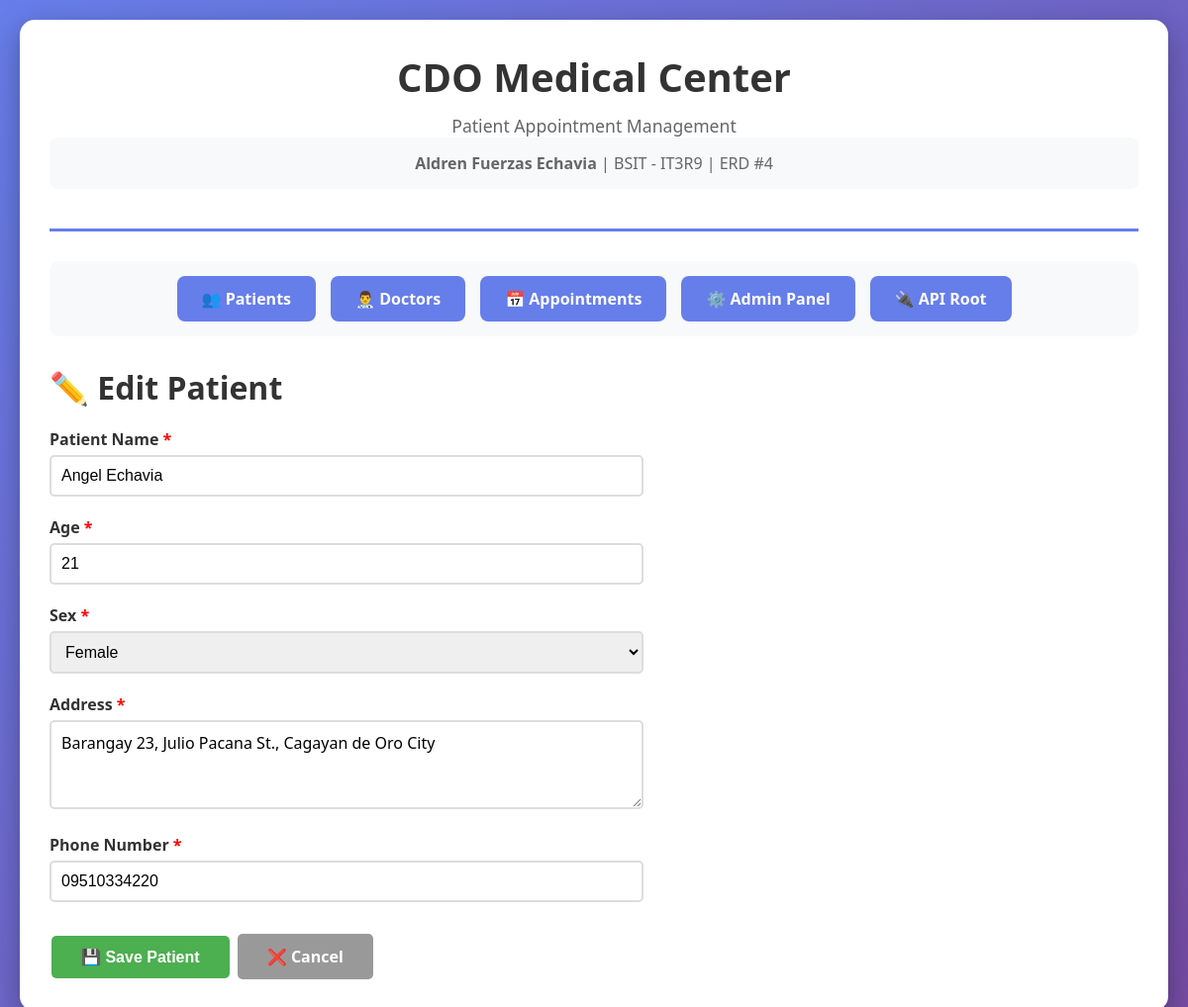
Page /patients/1/edit/ on the committed database.
### appointments/models.py (models this page shows, shortened)
class Patient(models.Model):
    patient_id = models.AutoField(primary_key=True)
    patient_name = models.CharField(max_length=200)
    age = models.IntegerField()
    sex = models.CharField(max_length=10)
    address = models.CharField(max_length=300)
    phone_number = models.CharField(max_length=20)
    class Meta:
        db_table = 'patient'

### appointments/views.py (the view)
# urls.py: path('patients/<int:pk>/edit/', views.PatientUpdateView.as_view(), name='patient_update'),
class PatientUpdateView(UpdateView):
    model = Patient
    form_class = PatientForm
    template_name = 'appointments/patient_form.html'
    success_url = reverse_lazy('patient_list')
    pk_url_kwarg = 'pk'

### appointments/forms.py
class PatientForm(forms.ModelForm):
    class Meta:
        model = Patient
        fields = ['patient_name', 'age', 'sex', 'address', 'phone_number']
        widgets = {
            'patient_name': forms.TextInput(attrs={'placeholder': 'Enter patient name'}),
            'age': forms.NumberInput(attrs={'placeholder': 'Enter age', 'min': '0', 'max': '150'}),
            'sex': forms.Select(choices=[('', 'Select sex'), ('Male', 'Male'), ('Female', 'Female')]),
            'address': forms.Textarea(attrs={'placeholder': 'Enter address', 'rows': 3}),
            'phone_number': forms.TextInput(attrs={'placeholder': 'Enter phone number'}),
        }

### appointments/templates/appointments/patient_form.html (shortened to what this page needs)
{% extends 'appointments/base.html' %}
{% block content %}
<div>
    <h2 style="color: #333; margin-bottom: 20px; font-size: 2em;">
        {% if form.instance.pk %}
            ✏️ Edit Patient
        {% else %}
            ➕ Add New Patient
        {% endif %}
    </h2>
    <form method="POST" style="max-width: 600px;">
        <div style="margin-bottom: 20px;">
            <label style="display: block; margin-bottom: 5px; font-weight: 600; color: #333;">
                Patient Name <span style="color: red;">*</span>
            </label>
            {{ form.patient_name }}
        </div>
        <div style="margin-bottom: 20px;">
            <label style="display: block; margin-bottom: 5px; font-weight: 600; color: #333;">
                Age <span style="color: red;">*</span>
            </label>
            {{ form.age }}
        </div>
        <div style="margin-bottom: 20px;">
            <label style="display: block; margin-bottom: 5px; font-weight: 600; color: #333;">
                Sex <span style="color: red;">*</span>
            </label>
            {{ form.sex }}
        </div>
        <div style="margin-bottom: 20px;">
            <label style="display: block; margin-bottom: 5px; font-weight: 600; color: #333;">
                Address <span style="color: red;">*</span>
            </label>
            <textarea name="address" cols="40" rows="3"
                      placeholder="Enter address"
                      required
                      id="id_address"
                      style="width: 100%; padding: 10px; border: 2px solid #ddd; border-radius: 5px; font-size: 1em; font-family: 'Segoe UI', Tahoma, Geneva, Verdana, sans-serif; resize: vertical;">{% if form.instance.address %}{{ form.instance.address }}{% endif %}</textarea>
        </div>
        <div style="margin-bottom: 20px;">
            <label style="display: block; margin-bottom: 5px; font-weight: 600; color: #333;">
                Phone Number <span style="color: red;">*</span>
            </label>
            {{ form.phone_number }}
        </div>
        <div style="margin-top: 30px;">
            <button type="submit" class="btn btn-update" style="padding: 12px 30px; font-size: 1em;">
                💾 Save Patient
            </button>
            <a href="{% url 'patient_list' %}" class="btn" style="background: #999; color: white; padding: 12px 30px; font-size: 1em;">
                ❌ Cancel
            </a>
        </div>
    </form>
</div>
{% endblock %}

### appointments/templates/appointments/base.html (style rules this page uses)
* { margin: 0; padding: 0; box-sizing: border-box; }
body { font-family: 'Segoe UI', Tahoma, Geneva, Verdana, sans-serif; background: linear-gradient(135deg, #667eea 0%, #764ba2 100%); min-height: 100vh; padding: 20px; }
.btn { padding: 8px 15px; border: none; border-radius: 5px; cursor: pointer; font-size: 0.9em; font-weight: 600; transition: all 0.3s; text-decoration: none; display: inline-block; margin: 2px; }
.btn-update { background: #4CAF50; color: white; }

### appointments/templates/appointments/patient_form.html (style rules this page uses)
input, select, textarea { width: 100%; padding: 10px; border: 2px solid #ddd; border-radius: 5px; font-size: 1em; transition: border 0.3s; }

### rows in the picture
Patient: patient_name "Angel Echavia", age "21", sex "Female", address "Barangay 23, Julio Pacana St., Cagayan de Oro City", phone_number "09510334220"
